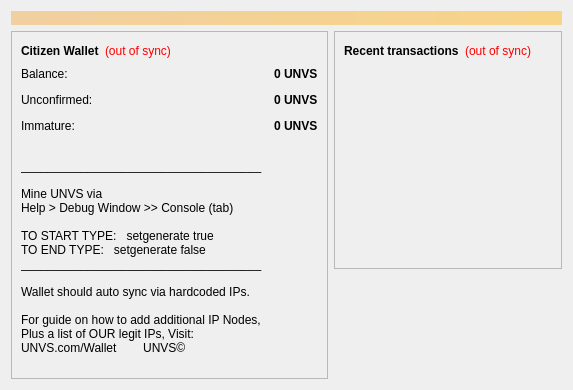
<?xml version="1.0" encoding="UTF-8"?>
<ui version="4.0">
 <class>OverviewPage</class>
 <widget class="QWidget" name="OverviewPage">
  <property name="geometry">
   <rect>
    <x>0</x>
    <y>0</y>
    <width>573</width>
    <height>342</height>
   </rect>
  </property>
  <property name="windowTitle">
   <string>Form</string>
  </property>
  <layout class="QVBoxLayout" name="topLayout">
   <item>
    <widget class="QLabel" name="labelAlerts">
     <property name="visible">
      <bool>false</bool>
     </property>
     <property name="styleSheet">
      <string notr="true">background-color: qlineargradient(x1: 0, y1: 0, x2: 1, y2: 0, stop:0 #F0D0A0, stop:1 #F8D488); color:#000000;</string>
     </property>
     <property name="wordWrap">
      <bool>true</bool>
     </property>
     <property name="margin">
      <number>3</number>
     </property>
    </widget>
   </item>
   <item>
    <layout class="QHBoxLayout" name="horizontalLayout" stretch="1,1">
     <item>
      <layout class="QVBoxLayout" name="verticalLayout_2">
       <item>
        <widget class="QFrame" name="frame">
         <property name="frameShape">
          <enum>QFrame::StyledPanel</enum>
         </property>
         <property name="frameShadow">
          <enum>QFrame::Raised</enum>
         </property>
         <layout class="QVBoxLayout" name="verticalLayout_4">
          <item>
           <layout class="QHBoxLayout" name="horizontalLayout_4">
            <item>
             <widget class="QLabel" name="label_5">
              <property name="font">
               <font>
                <weight>75</weight>
                <bold>true</bold>
               </font>
              </property>
              <property name="text">
               <string>Citizen Wallet</string>
              </property>
             </widget>
            </item>
            <item>
             <widget class="QLabel" name="labelWalletStatus">
              <property name="toolTip">
               <string>The displayed information may be out of date. Your wallet automatically synchronizes with the UNVS network after a connection is established, but this process has not completed yet.</string>
              </property>
              <property name="styleSheet">
               <string notr="true">QLabel { color: red; }</string>
              </property>
              <property name="text">
               <string notr="true">(out of sync)</string>
              </property>
              <property name="alignment">
               <set>Qt::AlignLeading|Qt::AlignLeft|Qt::AlignVCenter</set>
              </property>
             </widget>
            </item>
            <item>
             <spacer name="horizontalSpacer_2">
              <property name="orientation">
               <enum>Qt::Horizontal</enum>
              </property>
              <property name="sizeHint" stdset="0">
               <size>
                <width>40</width>
                <height>20</height>
               </size>
              </property>
             </spacer>
            </item>
           </layout>
          </item>
          <item>
           <layout class="QFormLayout" name="formLayout_2">
            <property name="fieldGrowthPolicy">
             <enum>QFormLayout::AllNonFixedFieldsGrow</enum>
            </property>
            <property name="horizontalSpacing">
             <number>12</number>
            </property>
            <property name="verticalSpacing">
             <number>12</number>
            </property>
            <item row="0" column="0">
             <widget class="QLabel" name="label">
              <property name="text">
               <string>Balance:</string>
              </property>
             </widget>
            </item>
            <item row="0" column="1">
             <widget class="QLabel" name="labelBalance">
              <property name="font">
               <font>
                <weight>75</weight>
                <bold>true</bold>
               </font>
              </property>
              <property name="cursor">
               <cursorShape>IBeamCursor</cursorShape>
              </property>
              <property name="toolTip">
               <string>Your current balance</string>
              </property>
              <property name="text">
               <string notr="true">0 UNVS</string>
              </property>
              <property name="textInteractionFlags">
               <set>Qt::LinksAccessibleByMouse|Qt::TextSelectableByKeyboard|Qt::TextSelectableByMouse</set>
              </property>
             </widget>
            </item>
            <item row="1" column="0">
             <widget class="QLabel" name="label_3">
              <property name="text">
               <string>Unconfirmed:</string>
              </property>
             </widget>
            </item>
            <item row="1" column="1">
             <widget class="QLabel" name="labelUnconfirmed">
              <property name="font">
               <font>
                <weight>75</weight>
                <bold>true</bold>
               </font>
 		</property>
              <property name="cursor">
               <cursorShape>IBeamCursor</cursorShape>
              </property>
              <property name="toolTip">
               <string>Total of transactions that have yet to be confirmed, and do not yet count toward the current balance</string>
              </property>
              <property name="text">
               <string notr="true">0 UNVS</string>
              </property>
              <property name="textInteractionFlags">
               <set>Qt::LinksAccessibleByMouse|Qt::TextSelectableByKeyboard|Qt::TextSelectableByMouse</set>
              </property>
             </widget>
            </item>
            <item row="2" column="0">
             <widget class="QLabel" name="labelImmatureText">
              <property name="text">
               <string>Immature:</string>
              </property>
             </widget>
            </item>
            <item row="2" column="1">
             <widget class="QLabel" name="labelImmature">
              <property name="font">
               <font>
                <weight>75</weight>
                <bold>true</bold>
               </font>
              </property>
          	    <property name="toolTip">
            	   <string>Mined balance that has not yet matured</string>
            	  </property>
            	  <property name="text">
            	   <string notr="true">0 UNVS</string>
            		  </property>
            		  <property name="textInteractionFlags">
             	 	 <set>Qt::LinksAccessibleByMouse|Qt::TextSelectableByKeyboard|Qt::TextSelectableByMouse</set>
             		 </property>
            		 </widget>
            	 	</item>
<item row="3" column="0">
<widget class="QLabel" name="label">
<property name="text">
<string>
____________________________________

Mine UNVS via
Help > Debug Window >> Console (tab)

TO START TYPE:   setgenerate true
TO END TYPE:   setgenerate false
____________________________________

Wallet should auto sync via hardcoded IPs. 

For guide on how to add additional IP Nodes, 
Plus a list of OUR legit IPs, Visit:
UNVS.com/Wallet        UNVS©
</string>
</property>
</widget>
</item>
           	</layout>
         	 </item>
        	 </layout>
      		  </widget>
     		  </item>
     		  <item>
     		   <spacer name="verticalSpacer">
     	 	   <property name="orientation">
          <enum>Qt::Vertical</enum>
         </property>
         <property name="sizeHint" stdset="0">
          <size>
           <width>20</width>
           <height>40</height>
          </size>
         </property>
        </spacer>
       </item>
      </layout>
     </item>
     <item>
      <layout class="QVBoxLayout" name="verticalLayout_3">
       <item>
        <widget class="QFrame" name="frame_2">
         <property name="frameShape">
          <enum>QFrame::StyledPanel</enum>
         </property>
         <property name="frameShadow">
          <enum>QFrame::Raised</enum>
         </property>
         <layout class="QVBoxLayout" name="verticalLayout">
          <item>
           <layout class="QHBoxLayout" name="horizontalLayout_2">
            <item>
             <widget class="QLabel" name="label_4">
              <property name="text">
               <string>&lt;b&gt;Recent transactions&lt;/b&gt;</string>
              </property>
             </widget>
            </item>
            <item>
             <widget class="QLabel" name="labelTransactionsStatus">
              <property name="toolTip">
               <string>The displayed information may be out of date. Your wallet automatically synchronizes with the UNVS network after a connection is established, but this process has not completed yet.</string>
              </property>
              <property name="styleSheet">
               <string notr="true">QLabel { color: red; }</string>
              </property>
              <property name="text">
               <string notr="true">(out of sync)</string>
              </property>
              <property name="alignment">
               <set>Qt::AlignRight|Qt::AlignTrailing|Qt::AlignVCenter</set>
              </property>
             </widget>
            </item>
            <item>
             <spacer name="horizontalSpacer">
              <property name="orientation">
               <enum>Qt::Horizontal</enum>
              </property>
              <property name="sizeHint" stdset="0">
               <size>
                <width>40</width>
                <height>20</height>
               </size>
              </property>
             </spacer>
            </item>
           </layout>
          </item>
          <item>
           <widget class="QListView" name="listTransactions">
            <property name="styleSheet">
             <string notr="true">QListView { background: transparent; }</string>
            </property>
            <property name="frameShape">
             <enum>QFrame::NoFrame</enum>
            </property>
            <property name="verticalScrollBarPolicy">
             <enum>Qt::ScrollBarAlwaysOff</enum>
            </property>
            <property name="horizontalScrollBarPolicy">
             <enum>Qt::ScrollBarAlwaysOff</enum>
            </property>
            <property name="selectionMode">
             <enum>QAbstractItemView::NoSelection</enum>
            </property>
           </widget>
          </item>
         </layout>
        </widget>
       </item>
       <item>
        <spacer name="verticalSpacer_2">
         <property name="orientation">
          <enum>Qt::Vertical</enum>
         </property>
         <property name="sizeHint" stdset="0">
          <size>
           <width>20</width>
           <height>40</height>
          </size>
         </property>
        </spacer>
       </item>
      </layout>
     </item>
    </layout>
   </item>
  </layout>
 </widget>
 <resources/>
 <connections/>
</ui>
